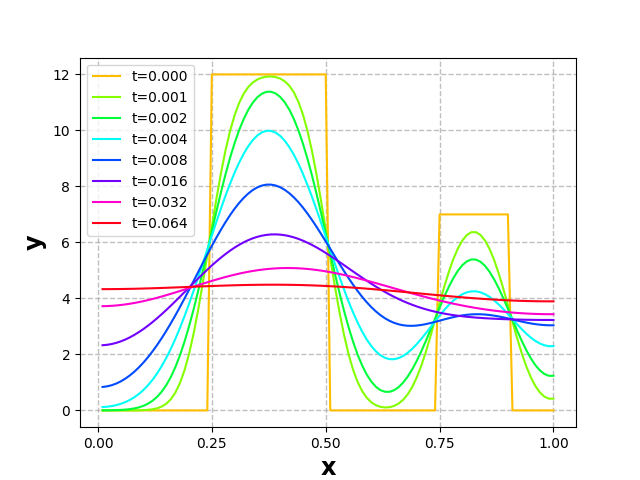

Reproduce this figure in Python.
import numpy as np
import matplotlib.pyplot as plt
import matplotlib.cm as cm

#それぞれのテキストファイルからデータを読み込む
data0 = np.genfromtxt("data0.txt")
data1 = np.genfromtxt("data1.txt")
data2 = np.genfromtxt("data2.txt")
data3 = np.genfromtxt("data3.txt")
data4 = np.genfromtxt("data4.txt")
data5 = np.genfromtxt("data5.txt")
data6 = np.genfromtxt("data6.txt")
data7 = np.genfromtxt("data7.txt")


#画像を出力するための領域を作成
fig = plt.figure()

#領域の中でプロットする場所を決める
ax = fig.add_subplot(1,1,1)

#領域の中でプロットする場所を決める
ax.plot(data0[:,0],data0[:,1],color=cm.hsv(1/8.0),label="t=0.000")
ax.plot(data1[:,0],data1[:,1],color=cm.hsv(2/8.0),label="t=0.001")
ax.plot(data2[:,0],data2[:,1],color=cm.hsv(3/8.0),label="t=0.002")
ax.plot(data3[:,0],data3[:,1],color=cm.hsv(4/8.0),label="t=0.004")
ax.plot(data4[:,0],data4[:,1],color=cm.hsv(5/8.0),label="t=0.008")
ax.plot(data5[:,0],data5[:,1],color=cm.hsv(6/8.0),label="t=0.016")
ax.plot(data6[:,0],data6[:,1],color=cm.hsv(7/8.0),label="t=0.032")
ax.plot(data7[:,0],data7[:,1],color=cm.hsv(8/8.0),label="t=0.064")


# x,y軸に補助目盛線を設定
ax.grid(which = "major", axis = "both", alpha = 0.8,linestyle = "--", linewidth = 1)

# x,y軸の目盛設定
ax.set_xlabel("x",weight="bold",size="xx-large")
ax.set_ylabel("y",weight="bold",size="xx-large")

ax.set_xticks(np.arange(0,1.2,0.25))
#凡例を追加
ax.legend()

#プロットしたグラフを画像形式に保存する
plt.savefig("rei2-18.png")

#プロットしたグラフを出力する
plt.show()